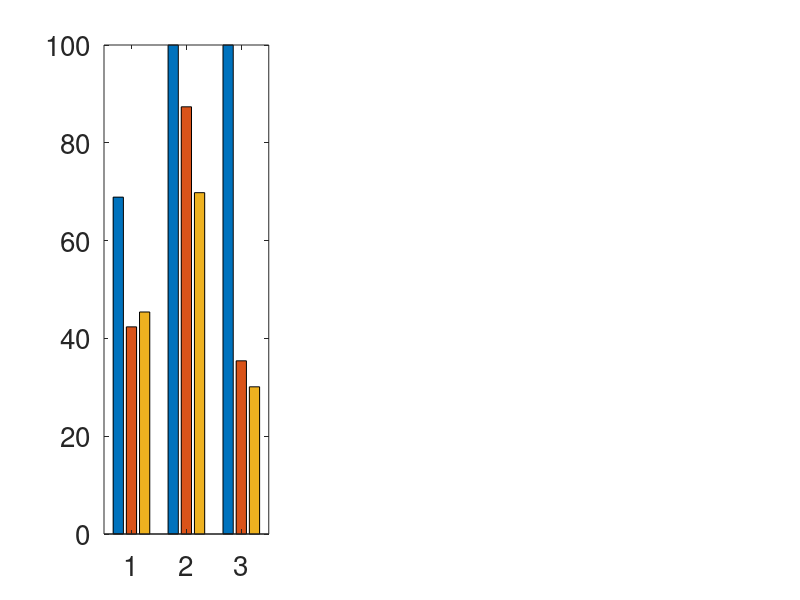

The MATLAB script that drew this image: (Note: this script raises an error after producing the figure.)


curdir = pwd;

talker = 1;
cbsize = 64;

redrawpics = 1;


filename = [curdir '/results/' sprintf('yurovsky_talker%d_cb%d_results_normalized.mat',talker,cbsize)];
load(filename);




n_iters = 20;

se_factor_yu = sqrt(48);
se_factor = sqrt(n_iters);
yuvmean_xp1 = [0.454 0.698 0.301].*100;
yuvstd_xp1 = [0.264 0.210 0.146].*100./se_factor_yu;
yuvmean_xp2 = [0.4 0.58 0.24].*100;
yuvstd_xp2 = [0.247 0.277 0.203].*100./se_factor_yu;
yuvmean_xp3 = [0.45 0.73 0.40].*100;
yuvstd_xp3 = [0.30 0.24 0.30].*100./se_factor_yu;

if(redrawpics == 1)
    experiments = [1,2,3];
    chancelevs = [25,50,16.67];

    set(0,'defaultaxesfontsize',20);
    set(0,'defaulttextfontsize',20);


    h = figure('Position',[500 300 1400 400]);
    clf;
    for experiment_number = 1:3

        mean_single = mean(perf_single{experiment_number});
        mean_correct_both = mean(perf_both{experiment_number});
        mean_correct_either = mean(perf_either{experiment_number});

        std_single = std(perf_single{experiment_number});
        std_correct_both = std(perf_both{experiment_number});
        std_correct_either = std(perf_either{experiment_number});

        results = [mean_single;mean_correct_either;mean_correct_both].*100;
        result_devs = [std_single;std_correct_either;std_correct_both].*100;

        subplot(1,3,experiment_number);
        if(experiments(experiment_number) == 1)
            bardata = [results(:,1,end) results(:,2,end) yuvmean_xp1'];
        elseif(experiments(experiment_number) == 2)
            bardata = [results(:,1,end) results(:,2,end) yuvmean_xp2'];
        elseif(experiments(experiment_number) == 3)
            bardata = [results(:,1,end) results(:,2,end)  yuvmean_xp3'];
        end
        bar(bardata);
        %colormap([0.6 0.6 0.6;255/256 165/256 0;0.3 0.3 0.3])
        colormap([0.6 0.6 0.6;255/256 165/256 0;89/256 255/256 0.3])


        drawstds(h,(1:3)-0.22,results(:,1,end),result_devs(:,1,end)./se_factor,0.1,2,'red');
        drawstds(h,(1:3),results(:,2,end),result_devs(:,2,end)./se_factor,0.1,2,'red');
        if(experiments(experiment_number) == 1)
            drawstds(h,(1:3)+0.22,yuvmean_xp1,yuvstd_xp1,0.1,2,'red');
        elseif(experiments(experiment_number) == 2)
            drawstds(h,(1:3)+0.22,yuvmean_xp2,yuvstd_xp2,0.1,2,'red');
        elseif(experiments(experiment_number) == 3)
            drawstds(h,(1:3)+0.22,yuvmean_xp3,yuvstd_xp3,0.1,2,'red');
        end

        grid;
        set(gca,'XTickLabel',{'single','either','both'});
        ylabel('% correct');
        %title(sprintf('%s',experiments(experiment_number),variants{variant}));
        title(sprintf('condition #%d',experiment_number));
        line([0.5 1.5],[chancelevs(1) chancelevs(1)],'LineWidth',2,'Color','black','LineStyle','--');
        line([1.5 2.5],[chancelevs(2) chancelevs(2)],'LineWidth',2,'Color','black','LineStyle','--');
        line([2.5 3.5],[chancelevs(3) chancelevs(3)],'LineWidth',2,'Color','black','LineStyle','--');
        ylim([0 100]);
    end


end


%%%%%%%%%%%%%%%%%%%%%%%%%%%%%%%%%%%%
%% START ANALYSIS


load results/yurovsky_talker1_cb64_results_normalized.mat
realwords = 1;

wordtypes = {'single','either','both'};
variants = {'basic','attention-constrained'};

for k = 1:3
    for realwords = 0:1
    perf_single{k,realwords+1} = perf_single{k,realwords+1}.*100;
    perf_either{k,realwords+1} = perf_either{k,realwords+1}.*100;
    perf_both{k,realwords+1} = perf_both{k,realwords+1}.*100;
    perf_single_real{k,realwords+1} = perf_single_real{k,realwords+1}.*100;
    perf_either_real{k,realwords+1} = perf_either_real{k,realwords+1}.*100;
    perf_both_real{k,realwords+1} = perf_both_real{k,realwords+1}.*100;
    end
end

    chancelevs = [25,50,16.67];

for experiment = 1:3
    
    filename = sprintf('results/resultmatrix_talker%d_exp%d_cbsize%d.mat',talker,experiment,cbsize);
    load(filename);
    
    % Test if significant
    
    R = resultmatrix;
    fprintf('########## EXPERIMENT %d ##########\n',experiment);
%     for wordtype = 1:3
%         fprintf('EXP %d, wordtype %s, Basic: %0.2f%% (+- %0.2f%%). Constrained: %0.2f%% (+- %0.2f%%).\n',experiment,wordtypes{wordtype},R(1,(wordtype-1)*2+1),R(1,(wordtype-1)*2+2),R(2,(wordtype-1)*2+1),R(2,(wordtype-1)*2+2));
%     end
    
    fprintf('## stat-tests ##\n');
    for variant = 1:2
        [h,p,~,stat] = ttest(perf_single{experiment,realwords+1}(:,variant),chancelevs(1),0.05,'right');
        if(h == 1)
            fprintf('SINGLE WORDS: %s (%0.2f%% +-%0.2f%%) better than chance (%0.2f%%) (t(%d) = %0.4f, p = %0.4f).\n',variants{variant},mean(perf_single{experiment,realwords+1}(:,variant)),std(perf_single{experiment,realwords+1}(:,variant)),chancelevs(1),stat.df,stat.tstat,p);
        else
            fprintf('SINGLE WORDS: %s (%0.2f%% +-%0.2f%%) NOT better than chance (%0.2f%%) (t(%d) = %0.4f, p = %0.4f).\n',variants{variant},mean(perf_single{experiment,realwords+1}(:,variant)),std(perf_single{experiment,realwords+1}(:,variant)),chancelevs(1),stat.df,stat.tstat,p);
        end        
        [h,p,~,stat] = ttest(perf_either{experiment,realwords+1}(:,variant),chancelevs(2),0.05,'right');
        if(h == 1)
            fprintf('EITHER WORDS: %s (%0.2f%% +-%0.2f%%) better than chance (%0.2f%%) (t(%d) = %0.4f, p = %0.4f).\n',variants{variant},mean(perf_either{experiment,realwords+1}(:,variant)),std(perf_either{experiment,realwords+1}(:,variant)),chancelevs(2),stat.df,stat.tstat,p);
        else
            fprintf('EITHER WORDS: %s (%0.2f%% +-%0.2f%%) NOT better than chance (%0.2f%%) (t(%d) = %0.4f, p = %0.4f).\n',variants{variant},mean(perf_either{experiment}(:,variant)),std(perf_either{experiment}(:,variant)),chancelevs(2),stat.df,stat.tstat,p);
        end
        
        [h,p,~,stat] = ttest(perf_both{experiment,realwords+1}(:,variant),chancelevs(3),0.05,'right');
        if(h == 1)
            fprintf('BOTH WORDS: %s (%0.2f%% +-%0.2f%%) better than chance (%0.2f%%) (t(%d) = %0.4f, p = %0.4f).\n',variants{variant},mean(perf_both{experiment,realwords+1}(:,variant)),std(perf_both{experiment,realwords+1}(:,variant)),chancelevs(3),stat.df,stat.tstat,p);
        else
            fprintf('BOTH WORDS: %s (%0.2f%% +-%0.2f%%) NOT better than chance (%0.2f%%) (t(%d) = %0.4f, p = %0.4f).\n',variants{variant},mean(perf_both{experiment,realwords+1}(:,variant)),std(perf_both{experiment,realwords+1}(:,variant)),chancelevs(3),stat.df,stat.tstat,p);
        end
    end    
end

%% Guessing analysis
fprintf('\n\n########## GUESSING ANALYSIS ##########\n\n');
for experiment = 1:3
    fprintf('########## EXPERIMENT %d ##########\n',experiment);
    for variant = 1:2        
        [p12,h12,dih] = ranksum(perf_single_real{experiment,realwords+1}(:,variant,end),perf_both_real{experiment,realwords+1}(:,variant,end),0.05);
        if(h12) 
           fprintf('EXP %d / %s: Single (%0.2f%%) better than both (%0.2f%%) (z = %0.4f, p = %0.4f).\n',experiment,variants{variant},mean(perf_single_real{experiment,realwords+1}(:,variant)),mean(perf_both_real{experiment,realwords+1}(:,variant)),dih.ranksum,p12);
        else
            fprintf('EXP %d / %s: Single (%0.2f%%) NOT better than both (%0.2f%%) (z = %0.4f, p = %0.4f).\n',experiment,variants{variant},mean(perf_single_real{experiment,realwords+1}(:,variant)),mean(perf_both_real{experiment,realwords+1}(:,variant)),dih.ranksum,p12);
        end
    end
end

%% Test if difference to yurovsky results is significant

variant = 2;
for experiment = 1:3
    fprintf('########## EXPERIMENT %d ##########\n',experiment);
    for wordtype = 1:3
        if(wordtype == 1)
            data = perf_single{experiment,realwords+1}(:,variant,end);
        elseif(wordtype == 2)
            data = perf_either{experiment,realwords+1}(:,variant,end);
        else
            data = perf_both{experiment,realwords+1}(:,variant,end);
        end
        if(experiment == 1)
            [h,p,~,stat] = ttest(data,yuvmean_xp1(wordtype),0.05);
        elseif(experiment == 2)
            [h,p,~,stat] = ttest(data,yuvmean_xp2(wordtype),0.05);
        else
            [h,p,~,stat] = ttest(data,yuvmean_xp3(wordtype),0.05);
        end
           
        if(h)
            fprintf('EXP %d / %s: Difference between algorithm and Yurovsky is significant (t(%d) = %0.4f, p = %0.4f).\n',experiment,wordtypes{wordtype},stat.df,stat.tstat,p);
        else
            fprintf('EXP %d / %s: Difference between algorithm and Yurovsky NOT significant (t(%d) = %0.4f, p = %0.4f).\n',experiment,wordtypes{wordtype},stat.df,stat.tstat,p);
        end
    end    
end

% Redo final pics
load results/yurovsky_talker1_cb64_results_normalized.mat
realwords = 1;

h = figure('Position',[500 300 1400 400]);

clf;
for experiment_number = 1:3
    
    mean_single_novar = mean(perf_single{experiment_number,1});
    mean_correct_both_novar = mean(perf_both{experiment_number,1});
    mean_correct_either_novar = mean(perf_either{experiment_number,1});
    
    mean_single = mean(perf_single{experiment_number,2});
    mean_correct_both = mean(perf_both{experiment_number,2});
    mean_correct_either = mean(perf_either{experiment_number,2});
    
    std_single_novar = std(perf_single{experiment_number,1});
    std_correct_both_novar = std(perf_both{experiment_number,1});
    std_correct_either_novar = std(perf_either{experiment_number,1});
        
    std_single = std(perf_single{experiment_number,2});
    std_correct_both = std(perf_both{experiment_number,2});
    std_correct_either = std(perf_either{experiment_number,2});
    
    results = [mean_single;mean_correct_either;mean_correct_both].*100;
    result_devs = [std_single;std_correct_either;std_correct_both].*100;
    
    results_novar = [mean_single_novar;mean_correct_either_novar;mean_correct_both_novar].*100;
    result_devs_novar = [std_single_novar;std_correct_either_novar;std_correct_both_novar].*100;
        
    subplot(2,3,experiment_number);
    if(experiments(experiment_number) == 1)
        bardata = [results_novar(:,1,end) results(:,1,end) results_novar(:,2,end) results(:,2,end) yuvmean_xp1'];
    elseif(experiments(experiment_number) == 2)
        bardata = [results_novar(:,1,end) results(:,1,end) results_novar(:,2,end) results(:,2,end) yuvmean_xp2'];
    elseif(experiments(experiment_number) == 3)
        bardata = [results_novar(:,1,end) results(:,1,end) results_novar(:,2,end) results(:,2,end)  yuvmean_xp3'];
    end
    bar(bardata(:,[1 2 5]));
    %legend('Location','NorthWest',{'basic','basic+var','attention','attention+var','adults'});
    legend({'no acoustic var.';'acoustic var.';'human data'});
    %colormap([0.6 0.6 0.6;255/256 165/256 0;0.3 0.3 0.3])
    %colormap([0.6 0.6 0.6;255/256 165/256 0;89/256 255/256 0.3])
    colormap([0.1 0.3 0.5;255/256 165/256 0;89/256 255/256 0.3])
        
    drawstds(h,(1:3)-0.225,results_novar(:,1,end),result_devs_novar(:,1,end)./se_factor,0.03,2,'red');
    drawstds(h,(1:3)-0,results(:,1,end),result_devs(:,1,end)./se_factor,0.03,2,'red');
    %drawstds(h,(1:3),results_novar(:,2,end),result_devs_novar(:,1,end)./se_factor,0.03,2,'red');
    %drawstds(h,(1:3)+0.15,results(:,2,end),result_devs(:,2,end)./se_factor,0.03,2,'red');
    if(experiments(experiment_number) == 1)
        drawstds(h,(1:3)+0.225,yuvmean_xp1,yuvstd_xp1,0.03,2,'red');
    elseif(experiments(experiment_number) == 2)
        drawstds(h,(1:3)+0.225,yuvmean_xp2,yuvstd_xp2,0.03,2,'red');
    elseif(experiments(experiment_number) == 3)
        drawstds(h,(1:3)+0.225,yuvmean_xp3,yuvstd_xp3,0.03,2,'red');
    end
    
    grid;
    %set(gca,'XTickLabel',{'single','either','both'});
    ylabel('% correct');
    %title(sprintf('%s',experiments(experiment_number),variants{variant}));
    title(sprintf('condition #%d',experiment_number));
    line([0.5 1.5],[chancelevs(1) chancelevs(1)],'LineWidth',2,'Color','black','LineStyle','--');
    line([1.5 2.5],[chancelevs(2) chancelevs(2)],'LineWidth',2,'Color','black','LineStyle','--');
    line([2.5 3.5],[chancelevs(3) chancelevs(3)],'LineWidth',2,'Color','black','LineStyle','--');
    ylim([0 100]);
end

subplot(2,1,2);

for experiment_number = 1:3
    
    mean_single_novar = mean(perf_single{experiment_number,1});
    mean_correct_both_novar = mean(perf_both{experiment_number,1});
    mean_correct_either_novar = mean(perf_either{experiment_number,1});
    
    mean_single = mean(perf_single{experiment_number,2});
    mean_correct_both = mean(perf_both{experiment_number,2});
    mean_correct_either = mean(perf_either{experiment_number,2});
    
    std_single_novar = std(perf_single{experiment_number,1});
    std_correct_both_novar = std(perf_both{experiment_number,1});
    std_correct_either_novar = std(perf_either{experiment_number,1});
        
    std_single = std(perf_single{experiment_number,2});
    std_correct_both = std(perf_both{experiment_number,2});
    std_correct_either = std(perf_either{experiment_number,2});
    
    results = [mean_single;mean_correct_either;mean_correct_both].*100;
    result_devs = [std_single;std_correct_either;std_correct_both].*100;
    
    results_novar = [mean_single_novar;mean_correct_either_novar;mean_correct_both_novar].*100;
    result_devs_novar = [std_single_novar;std_correct_either_novar;std_correct_both_novar].*100;
        
    subplot(2,3,experiment_number+3);
    if(experiments(experiment_number) == 1)
        bardata = [results_novar(:,1,end) results(:,1,end) results_novar(:,2,end) results(:,2,end) yuvmean_xp1'];
    elseif(experiments(experiment_number) == 2)
        bardata = [results_novar(:,1,end) results(:,1,end) results_novar(:,2,end) results(:,2,end) yuvmean_xp2'];
    elseif(experiments(experiment_number) == 3)
        bardata = [results_novar(:,1,end) results(:,1,end) results_novar(:,2,end) results(:,2,end)  yuvmean_xp3'];
    end
    bar(bardata(:,[3 4 5]));
    legend({'no acoustic var.';'acoustic var.';'human data'});    
    colormap([0.1 0.3 0.5;255/256 165/256 0;89/256 255/256 0.3])
       
    
    drawstds(h,(1:3)-0.225,results_novar(:,2,end),result_devs_novar(:,1,end)./se_factor,0.03,2,'red');
    drawstds(h,(1:3)+0,results(:,2,end),result_devs(:,2,end)./se_factor,0.03,2,'red');
    if(experiments(experiment_number) == 1)
        drawstds(h,(1:3)+0.225,yuvmean_xp1,yuvstd_xp1,0.03,2,'red');
    elseif(experiments(experiment_number) == 2)
        drawstds(h,(1:3)+0.225,yuvmean_xp2,yuvstd_xp2,0.03,2,'red');
    elseif(experiments(experiment_number) == 3)
        drawstds(h,(1:3)+0.225,yuvmean_xp3,yuvstd_xp3,0.03,2,'red');
    end
    
    grid;
    set(gca,'XTickLabel',{'single','either','both'});
    ylabel('% correct');    
    line([0.5 1.5],[chancelevs(1) chancelevs(1)],'LineWidth',2,'Color','black','LineStyle','--');
    line([1.5 2.5],[chancelevs(2) chancelevs(2)],'LineWidth',2,'Color','black','LineStyle','--');
    line([2.5 3.5],[chancelevs(3) chancelevs(3)],'LineWidth',2,'Color','black','LineStyle','--');
    ylim([0 100]);
end


